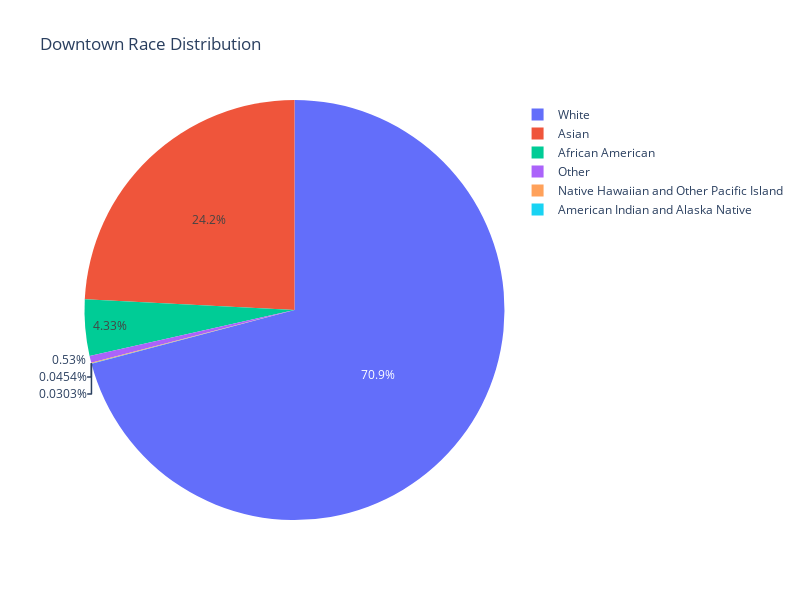

Notebook source saved alongside this figure:
### Markdown cell above
Then, we can visualize specific neighborhoods and census tracts. In this case, I decided to show the most talked about one, but we can make this interactive and allow the client to decide which one they want to see.

### Code cell
# Plotting topic distribution for the top neighborhood
plt.figure(figsize=(12, 8))
sns.barplot(x=top_neighborhood_topics.values, y=top_neighborhood_topics.index, palette="viridis")
plt.xlabel("Number of Articles")
plt.ylabel("Topics")
plt.title(f"Topic Distribution in Top Neighborhood: {top_neighborhood}")
plt.yticks(fontsize=10)
plt.tight_layout()
plt.show()


top_neighborhood_race_distribution = top_neighborhood_race_distribution.groupby("Race").sum()

# Pie chart for Race distribution for the top neighborhood
fig = px.pie(top_neighborhood_race_distribution, names=top_neighborhood_race_distribution.index, values="Population", title=f'{top_neighborhood} Race Distribution')
fig.update_layout(width=800, height=600)
fig.show()

### Figure 1 — Plotly figure (JSON) as saved in the notebook; plotly's stock layout.template omitted (floating-point values rounded to 4 significant figures)
{"data": [{"domain": {"x": [0, 1], "y": [0, 1]}, "hovertemplate": "Race=%{label}<br>Population=%{value}<extra></extra>", "labels": ["African American", "American Indian and Alaska Native", "Asian", "Native Hawaiian and Other Pacific Island", "Other", "White"], "legendgroup": "", "name": "", "showlegend": true, "type": "pie", "values": [286, 2, 1599, 3, 35, 4685]}], "layout": {"height": 600, "legend": {"tracegroupgap": 0}, "title": {"text": "Downtown Race Distribution"}, "width": 800}}
